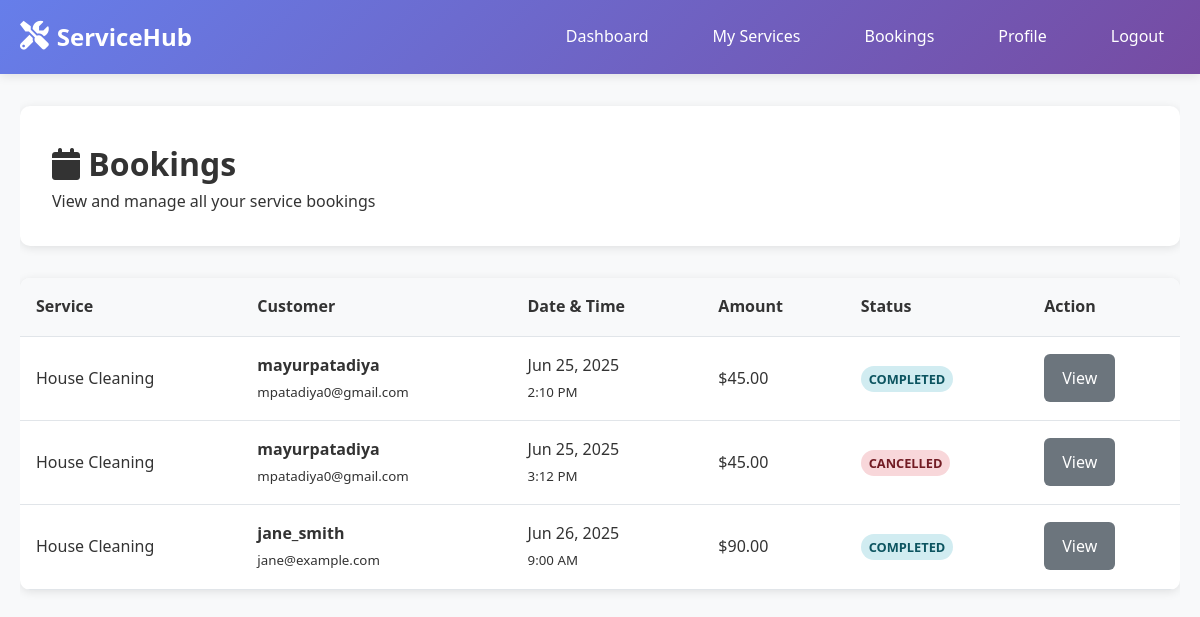
The app's page /provider/bookings.php (signed in) with its own data.
### tables this page shows
CREATE TABLE `bookings` (
  `id` int(11) NOT NULL,
  `customer_id` int(11) NOT NULL,
  `provider_id` int(11) NOT NULL,
  `service_id` int(11) NOT NULL,
  `booking_date` date NOT NULL,
  `booking_time` time NOT NULL,
  `duration` int(11) NOT NULL COMMENT 'Duration in minutes',
  `total_amount` decimal(10,2) NOT NULL,
  `requirements` text DEFAULT NULL,
  `status` enum('pending','confirmed','completed','cancelled') NOT NULL DEFAULT 'pending',
  `payment_status` enum('pending','paid','refunded') NOT NULL DEFAULT 'pending',
  `created_at` timestamp NOT NULL DEFAULT current_timestamp(),
  `updated_at` timestamp NOT NULL DEFAULT current_timestamp() ON UPDATE current_timestamp()
);

CREATE TABLE `services` (
  `id` int(11) NOT NULL,
  `provider_id` int(11) NOT NULL,
  `title` varchar(100) NOT NULL,
  `description` text DEFAULT NULL,
  `price` decimal(10,2) NOT NULL,
  `duration` int(11) NOT NULL COMMENT 'Duration in minutes',
  `status` enum('active','inactive') NOT NULL DEFAULT 'active',
  `created_at` timestamp NOT NULL DEFAULT current_timestamp(),
  `updated_at` timestamp NOT NULL DEFAULT current_timestamp() ON UPDATE current_timestamp()
);

CREATE TABLE `users` (
  `id` int(11) NOT NULL,
  `username` varchar(50) NOT NULL,
  `email` varchar(100) NOT NULL,
  `password` varchar(255) NOT NULL,
  `role` enum('admin','provider','customer') NOT NULL DEFAULT 'customer',
  `status` enum('active','inactive','suspended') NOT NULL DEFAULT 'active',
  `profile_image` varchar(255) DEFAULT NULL,
  `phone` varchar(20) DEFAULT NULL,
  `address` text DEFAULT NULL,
  `created_at` timestamp NOT NULL DEFAULT current_timestamp(),
  `updated_at` timestamp NOT NULL DEFAULT current_timestamp() ON UPDATE current_timestamp()
);

### includes/functions.php (called while the page is built, shortened)
<?php
function format_currency($amount) {
    return '$' . number_format($amount, 2);
}
function format_date($date) {
    return date('M j, Y', strtotime($date));
}
function get_booking_status_options() {
    return [
        'pending' => 'Pending',
        'confirmed' => 'Confirmed',
        'completed' => 'Completed',
        'cancelled' => 'Cancelled'
    ];
}
?>

### provider/bookings.php (the view, shortened to what this page needs)
<?php
require_once '../config/database.php';
require_once '../includes/functions.php';
$user_id = $_SESSION['user_id'];
$provider_query = "SELECT id FROM providers WHERE user_id = ?";
$provider_stmt = mysqli_prepare($conn, $provider_query);
mysqli_stmt_bind_param($provider_stmt, 'i', $user_id);
mysqli_stmt_execute($provider_stmt);
$provider_result = mysqli_stmt_get_result($provider_stmt);
$provider = mysqli_fetch_assoc($provider_result);
$provider_id = $provider ? $provider['id'] : 0;
$bookings_query = "SELECT b.*, u.username as customer_name, u.email as customer_email, s.title as service_title
                   FROM bookings b
                   JOIN users u ON b.customer_id = u.id
                   JOIN services s ON b.service_id = s.id
                   WHERE b.provider_id = ?
                   ORDER BY b.created_at DESC";
$bookings_stmt = mysqli_prepare($conn, $bookings_query);
mysqli_stmt_bind_param($bookings_stmt, 'i', $provider_id);
mysqli_stmt_execute($bookings_stmt);
$bookings_result = mysqli_stmt_get_result($bookings_stmt);
$status_options = get_booking_status_options();
?>
<!DOCTYPE html>
<html lang="en">
<head>
    <link rel="stylesheet" href="../assets/css/style.css">
    <link href="https://cdnjs.cloudflare.com/ajax/libs/font-awesome/6.0.0/css/all.min.css" rel="stylesheet">
</head>
<body>
    <nav class="navbar">
        <div class="nav-container">
            <div class="nav-logo">
                <a href="../index.php">
                    <i class="fas fa-tools"></i>
                    <span>ServiceHub</span>
                </a>
            </div>
            <div class="nav-menu">
                <a href="dashboard.php" class="nav-link">Dashboard</a>
                <a href="services.php" class="nav-link">My Services</a>
                <a href="bookings.php" class="nav-link active">Bookings</a>
                <a href="profile.php" class="nav-link">Profile</a>
                <a href="../auth/logout.php" class="nav-link">Logout</a>
            </div>
        </div>
    </nav>
    <div class="container">
        <div class="dashboard">
            <div class="dashboard-header">
                <h1><i class="fas fa-calendar"></i> Bookings</h1>
                <p>View and manage all your service bookings</p>
            </div>
            <div class="content-card">
                <?php if (mysqli_num_rows($bookings_result) > 0): ?>
                    <div class="table-container">
                        <table>
                            <thead>
                                <tr>
                                    <th>Service</th>
                                    <th>Customer</th>
                                    <th>Date & Time</th>
                                    <th>Amount</th>
                                    <th>Status</th>
                                    <th>Action</th>
                                </tr>
                            </thead>
                            <tbody>
                                <?php while ($booking = mysqli_fetch_assoc($bookings_result)): ?>
                                    <tr>
                                        <td><?php echo htmlspecialchars($booking['service_title']); ?></td>
                                        <td>
                                            <div>
                                                <strong><?php echo htmlspecialchars($booking['customer_name']); ?></strong>
                                                <br>
                                                <small><?php echo htmlspecialchars($booking['customer_email']); ?></small>
                                            </div>
                                        </td>
                                        <td>
                                            <?php echo format_date($booking['booking_date']); ?>
                                            <br>
                                            <small><?php echo date('g:i A', strtotime($booking['booking_time'])); ?></small>
                                        </td>
                                        <td><?php echo format_currency($booking['total_amount']); ?></td>
                                        <td>
                                            <span class="status-badge status-<?php echo $booking['status']; ?>">
                                                <?php echo $status_options[$booking['status']] ?? ucfirst($booking['status']); ?>
                                            </span>
                                        </td>
                                        <td>
                                            <a href="../booking/view.php?id=<?php echo $booking['id']; ?>" class="btn-secondary btn-sm">View</a>
                                        </td>
                                    </tr>
                                <?php endwhile; ?>
                            </tbody>
                        </table>
                    </div>
                <?php else: ?>
                    <p>No bookings found. <a href="services.php">Add a service</a> to get started!</p>
                <?php endif; ?>
            </div>
        </div>
    </div>
</body>
</html>

### assets/css/style.css (style rules this page uses)
* { margin: 0; padding: 0; box-sizing: border-box; }
body { font-family: 'Segoe UI', Tahoma, Geneva, Verdana, sans-serif; line-height: 1.6; color: #333; background-color: #f8f9fa; overflow-x: hidden; width: 100%; max-width: 100%; }
html { overflow-x: hidden; width: 100%; max-width: 100%; }
.container { max-width: 1200px; margin: 0 auto; padding: 0 20px; }
.navbar { background: linear-gradient(135deg, #667eea 0%, #764ba2 100%); padding: 1rem 0; box-shadow: 0 2px 10px rgba(0,0,0,0.1); position: sticky; top: 0; z-index: 1000; }
.nav-container { max-width: 1200px; margin: 0 auto; padding: 0 20px; display: flex; justify-content: space-between; align-items: center; }
.nav-logo a { color: white; text-decoration: none; font-size: 1.5rem; font-weight: bold; display: flex; align-items: center; gap: 0.5rem; }
.nav-logo i { font-size: 1.8rem; }
.nav-menu { display: flex; gap: 2rem; align-items: center; }
.nav-link { color: white; text-decoration: none; padding: 0.5rem 1rem; border-radius: 5px; transition: background-color 0.3s ease; }
.btn-secondary { background: #6c757d; color: white; padding: 0.8rem 18px; border: none; border-radius: 5px; cursor: pointer; text-decoration: none; transition: background-color 0.3s ease; margin-bottom: 0px; }
.dashboard { padding: 2rem 0; position: relative; width: 100%; max-width: 100%; overflow-x: hidden; }
.dashboard-header { background: white; padding: 2rem; border-radius: 10px; margin-bottom: 2rem; box-shadow: 0 2px 10px rgba(0,0,0,0.1); }
.table-container { background: white; border-radius: 10px; overflow: hidden; box-shadow: 0 2px 10px rgba(0,0,0,0.1); margin-bottom: 30px; }
table { table-layout: auto; width: 100%; border-collapse: collapse; }
th, td { padding: 1rem; text-align: left; border-bottom: 1px solid #e1e5e9; }
th { background-color: #f8f9fa; font-weight: 600; color: #333; }
.status-badge { padding: 0.25rem 0.5rem; border-radius: 15px; font-size: 0.8rem; font-weight: 600; text-transform: uppercase; }
.status-rejected, .status-cancelled { background-color: #f8d7da; color: #721c24; }
.status-completed { background-color: #d1ecf1; color: #0c5460; }
.btn-primary[type="submit"], .btn-secondary { font-size: 1rem; border-radius: 6px; margin-left: 0px; }
.table-container table td, .table-container table th { vertical-align: middle !important; }

### records on screen
bookings: service.title "House Cleaning", customer.username "mayurpatadiya", customer.email "mpatadiya0@gmail.com", booking_date "Jun 25, 2025", booking_time "2:10 PM", total_amount "$45.00", status "COMPLETED"
bookings: service.title "House Cleaning", customer.username "mayurpatadiya", customer.email "mpatadiya0@gmail.com", booking_date "Jun 25, 2025", booking_time "3:12 PM", total_amount "$45.00", status "CANCELLED"
bookings: service.title "House Cleaning", customer.username "jane_smith", customer.email "jane@example.com", booking_date "Jun 26, 2025", booking_time "9:00 AM", total_amount "$90.00", status "COMPLETED"
